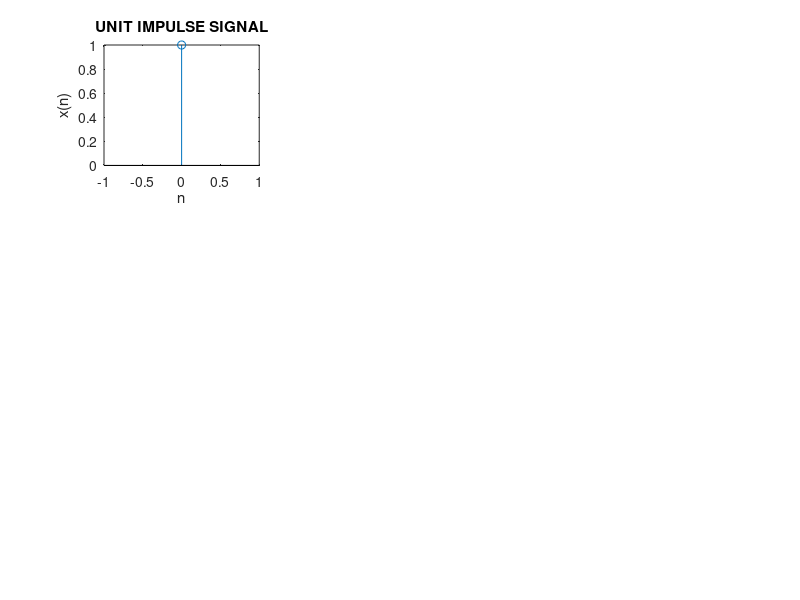

Write MATLAB code to recreate this figure.
clc
clear all
close all
%UNIT IMPULSE SIGNAL% 
N=8; 
n=0; 
x=ones(1,1); 
subplot(3,3,1); 
stem(n,x); 
xlabel('n'); 
ylabel('x(n)'); 
title('UNIT IMPULSE SIGNAL');
